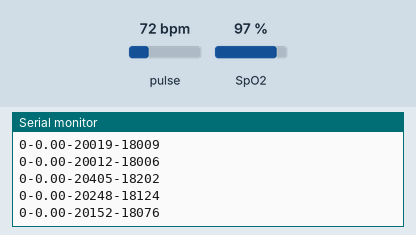
This sketch was run on a simulated ESP32. Shown: the last lines printed to the serial monitor. The test bench sets the inputs (shaded band); at power-on: pulse 72 bpm, SpO2 97 %.

Above: at 1.2 s.
1.3 s: pulse set to 42 bpm
At 1.33 s:
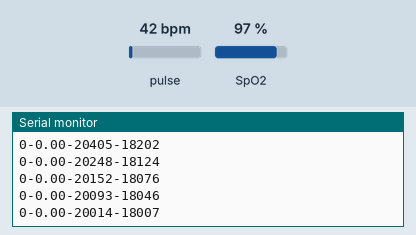
2.8 s: SpO2 set to 80 %
At 2.85 s:
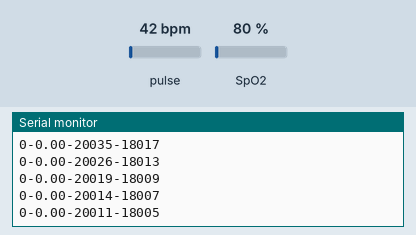
4.3 s: pulse set to 70 bpm
At 4.38 s:
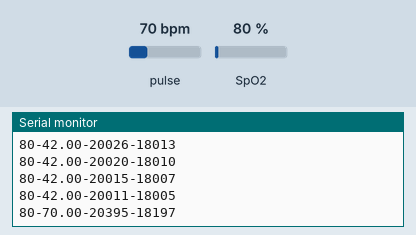
Timing chart, 0 to 7.3 s (numbered marks = the images above; inputs shaded):
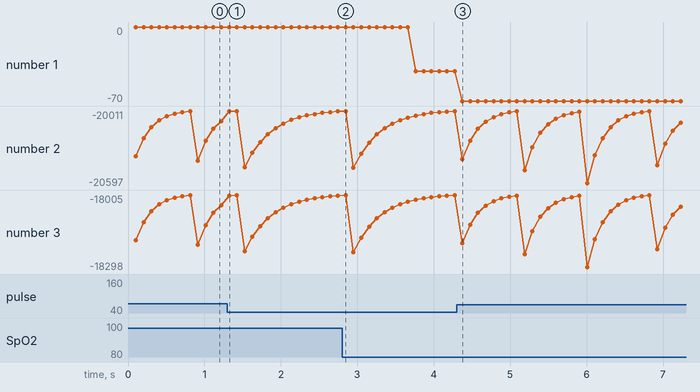

The sketch:

MAX30100_richtig.ino
```cpp
// (licence header left out)
// The example shows how to retrieve raw values from the sensor
// experimenting with the most relevant configuration parameters.
// Use the "Serial Plotter" app from arduino IDE 1.6.7+ to plot the output

#include <Wire.h>
#include "MAX30100.h"
#include "MAX30100_PulseOximeter.h"

// Sampling is tightly related to the dynamic range of the ADC.
// refer to the datasheet for further info
#define SAMPLING_RATE                       MAX30100_SAMPRATE_100HZ

// The LEDs currents must be set to a level that avoids clipping and maximises the
// dynamic range
#define IR_LED_CURRENT                      MAX30100_LED_CURR_50MA
#define RED_LED_CURRENT                     MAX30100_LED_CURR_27_1MA

// The pulse width of the LEDs driving determines the resolution of
// the ADC (which is a Sigma-Delta).
// set HIGHRES_MODE to true only when setting PULSE_WIDTH to MAX30100_SPC_PW_1600US_16BITS
#define PULSE_WIDTH                         MAX30100_SPC_PW_1600US_16BITS
#define HIGHRES_MODE                        true
#define REPORTING_PERIOD_MS     100


// Instantiate a MAX30100 sensor class
MAX30100 sensor;
PulseOximeter pox;
uint32_t tsLastReport = 0;

void setup()
{
    Serial.begin(115200);

    Serial.print("Initializing MAX30100..");

    // Initialize the sensor
    // Failures are generally due to an improper I2C wiring, missing power supply
    // or wrong target chip
    if (!sensor.begin()) {
        Serial.println("FAILED");
        for(;;);
    } else {
        Serial.println("SUCCESS");
    }

    Serial.print("Initializing pulse oximeter..");

    // Initialize the PulseOximeter instance
    // Failures are generally due to an improper I2C wiring, missing power supply
    // or wrong target chip
    if (!pox.begin()) {
        Serial.println("FAILED");
        for(;;);
    } else {
        Serial.println("SUCCESS");
    }

    // Set up the wanted parameters
    sensor.setMode(MAX30100_MODE_SPO2_HR);
    sensor.setLedsCurrent(IR_LED_CURRENT, RED_LED_CURRENT);
    sensor.setLedsPulseWidth(PULSE_WIDTH);
    sensor.setSamplingRate(SAMPLING_RATE);
    sensor.setHighresModeEnabled(HIGHRES_MODE);
}

void loop()
{
    uint16_t ir, red;

    sensor.update();
    pox.update();

    if (millis() - tsLastReport > REPORTING_PERIOD_MS) {
        Serial.print(pox.getSpO2());
        Serial.print("-");
        Serial.print(pox.getHeartRate());
        Serial.print("-");

        sensor.getRawValues(&ir, &red);
        Serial.print(ir);
        Serial.print("-");
        Serial.println(red);
        tsLastReport = millis();
    }

}
```

Measured:
- after the input at 4.3 s, the serial monitor: prints a new line after 0.07 s (image 3)
- plotted number 1: -42 → -70 after the input at 4.3 s
- plotted number 2: -20011 → -20041 after the input at 4.3 s
- plotted number 3: -18005 → -18020 after the input at 4.3 s
